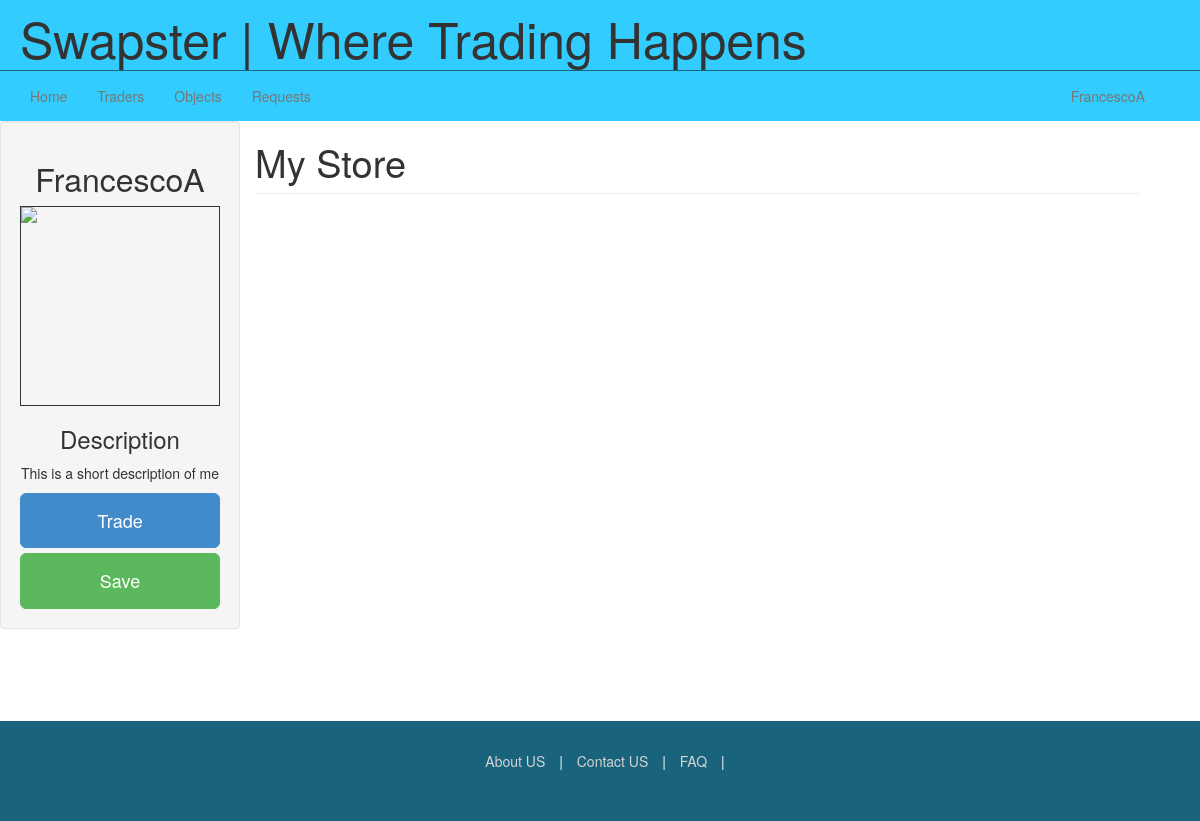
Screenshot of /traders/edit/ (signed in) with the database file from the repository.
### trader/models.py (models this page shows, shortened)
class Trader(AbstractUser):
	store_title = models.CharField(max_length=100,default="My Store")
	bio = models.CharField(max_length=500, default="This is a short description of me")
	image = models.ImageField(upload_to="traders/")
	date_created = models.DateTimeField(auto_now=True)

### trader/views.py (the view)
class UpdateTraderView(UpdateView):
    model = Trader
    template_name = 'trader/edit_profile.html'
    form_class = TraderForm
    def get_object(self, queryset=None):
        return self.request.user

### templates/trader/edit_profile.html (shortened to what this page needs)
{% extends 'trader/profile.html' %}
{% block additional_profile %}
<button class="btn btn-large btn-success btn-block"> Save </button>
{% endblock %}

### templates/trader/profile.html (shortened to what this page needs)
{% extends 'swapster/base.html' %}
{% block content %}
<div class="row">
	<div class="col-3 profile">
		<div class='well'>
			<h2> {{ user.username }}</h2>
			{% if user.image %}
			<img class="profile-pic" src="{{ user.image.url }}"/>
			{% else%}
			<img class="profile-pic" src="http://s7.postimg.org/5q3jk5cm3/default.jpg">
			{% endif %}
			<h3> Description </h3>
			<p> {{ user.bio }}</p>
			<button class="btn btn-large btn-primary btn-block"> Trade </button>
			{% block additional_profile %}
			{% endblock %}
		</div>
	</div>
	<div class="col-9">
		<div class="row">
			<h1 class="store-header">{{ user.store_title }} </h1>
		</div>
		<hr>
		<div class="row">
		</div>
	</div>
</div>
{% endblock %}

### templates/swapster/base.html (shortened to what this page needs)
{% extends 'index.html' %}
{% block additional_css %}
	{% load staticfiles %}
	<link rel="stylesheet" type="text/css" href="{% static "css/base.css" %}"/>
	<link rel="stylesheet" type="text/css" href="{% static "css/modal.css" %}"/>
	<link rel="stylesheet" type="text/css" href="{% static "css/profile.css" %}"/>
{% endblock %}
{% block additional_header %}
<div class="row nav-container">
<div class="navbar affix">
	<ul class="nav navbar-nav">
		<li><a href="{% url 'trader.views.profile' %}">Home</a></li>
		<li><a href="#">Traders</a></li>
		<li><a href="#">Objects</a></li>
		<li><a href="#">Requests</a></li>
	</ul>
	<p id="username" class="navbar-text pull-right"><a href="#" class="navbar-link">{{ user.username }}</a></p></li>
</div>
</div>
{% endblock %}

### static/css/main.css (style rules this page uses)
html,body { padding: 0px; margin: 0px; }
a { color:lightgrey; }
.spaced input,button { margin-bottom: 10px; }

### static/css/base.css (style rules this page uses)
.navbar { border-top: solid; border-top-color: #19637C; border-top-width: 1px; border-radius: 0px; margin-bottom: 0px; background-color: #33CCFF; z-index: 100; }
.nav-container { height: 51px; }
.row { margin-left: 0px; margin-right: 0px; }
#username { margin-right: 40px; }

### static/css/profile.css (style rules this page uses)
hr { margin-top: 0px; margin-bottom: 20px; margin-left: -15px; }
.profile { text-align: center; padding-left: 0px; width: auto; }
.profile-pic { min-height: 200px; min-width: 200px; max-height: 250px; max-width: 250px; height: auto; width: auto; border: solid; border-width: 1px; }
.row > .store-header { display: inline-block; }

### rows the page displays
Trader: username "FrancescoA", bio "This is a short description of me", store_title "My Store"
